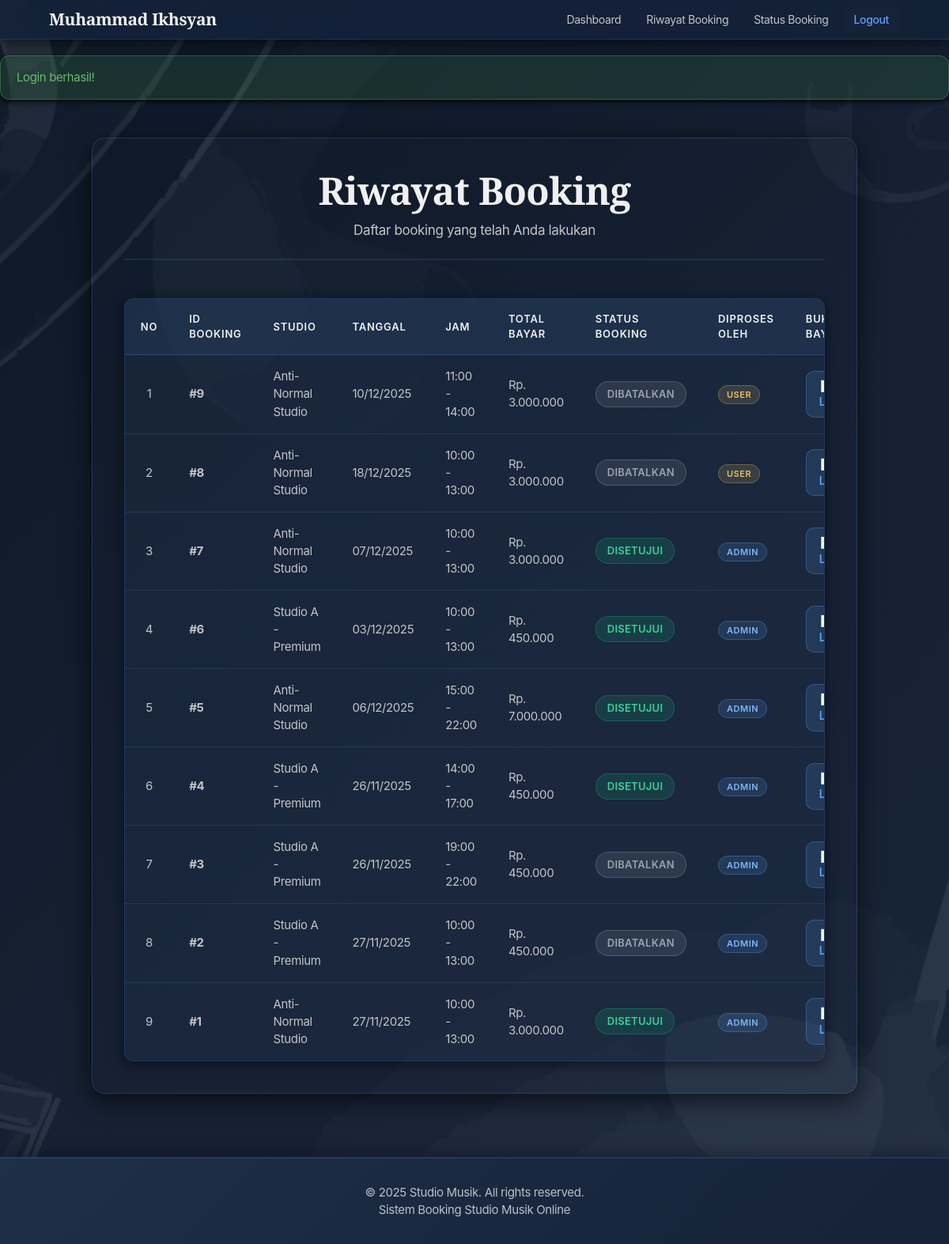
Screenshot of /public/index.php?url=user/riwayat (signed in) with the database file from the repository.
### tables this page shows
CREATE TABLE `booking` (
  `id_booking` int(11) NOT NULL,
  `id_user` int(11) NOT NULL,
  `id_studio` int(11) NOT NULL,
  `tanggal_main` date NOT NULL,
  `jam_mulai` time NOT NULL,
  `jam_selesai` time NOT NULL,
  `total_bayar` decimal(10,2) NOT NULL,
  `status_booking` enum('Menunggu Konfirmasi','Disetujui','Selesai','Dibatalkan','Ditolak') DEFAULT 'Menunggu Konfirmasi',
  `id_admin` int(11) DEFAULT NULL,
  `created_at` timestamp NULL DEFAULT current_timestamp(),
  `deleted_at` timestamp NULL DEFAULT NULL
);

CREATE TABLE `studios` (
  `id_studio` int(11) NOT NULL,
  `nama_studio` varchar(100) NOT NULL,
  `deskripsi` text DEFAULT NULL,
  `harga_per_jam` decimal(10,2) NOT NULL,
  `fasilitas` text DEFAULT NULL,
  `kapasitas` int(11) NOT NULL,
  `gambar` varchar(255) DEFAULT NULL,
  `status_ketersediaan` enum('Tersedia','Tidak Tersedia') DEFAULT 'Tersedia',
  `created_at` timestamp NULL DEFAULT current_timestamp()
);

### core/Controller.php (called while the page is built, shortened)
<?php
class Controller {
    public function view($view, $data = []) {
        extract($data);
        $viewFile = __DIR__ . "/../app/views/$view.php";
        require_once $viewFile;
    }
    public function model($model) {
        $file = __DIR__ . "/../app/models/$model.php";
        return new $model();
    }
}
?>

### app/controllers/UserController.php (called while the page is built, shortened)
<?php
require_once __DIR__ . '/../../core/Controller.php';
class UserController extends Controller {
    public function riwayat() {
        $paymentModel = $this->model('Payment');
        $bookings = $this->model('Booking')->getByUser($_SESSION['user']['id_user']);
        foreach ($bookings as &$booking) {
            $booking['payment'] = $paymentModel->getByBooking($booking['id_booking'])[0] ?? null;
        }
        $this->view('user/riwayat', ['user' => $_SESSION['user'], 'bookings' => $bookings, 'title' => 'Riwayat Booking']);
    }
}
?>

### config/Database.php (called while the page is built, shortened)
<?php
class Database {
    private $host = "localhost";
    private $db_name = "studio_music";
    private $username = "root";
    private $password = "";
    public function getConnection() {
        $this->conn = null;
        try {
            $this->conn = new PDO(
                "mysql:host=" . $this->host . ";dbname=" . $this->db_name,
                $this->username,
                $this->password
            );
            $this->conn->setAttribute(PDO::ATTR_ERRMODE, PDO::ERRMODE_EXCEPTION);
            $this->conn->exec("set names utf8");
        } catch(PDOException $e) {
            echo "Error Koneksi: " . $e->getMessage();
        }
        return $this->conn;
    }
}
?>

### core/Model.php (called while the page is built, shortened)
<?php
class Model {
    public function __construct() {
        require_once __DIR__ . '/../config/Database.php';
        $this->db = (new Database())->getConnection();
    }
}
?>

### app/models/Booking.php (called while the page is built, shortened)
<?php
require_once __DIR__ . '/../../core/Model.php';
class Booking extends Model {
    protected $table = 'booking';
    private function executeQuery($query, $params = []) {
        $stmt = $this->db->prepare($query);
        foreach ($params as $key => $value) {
            $stmt->bindValue($key, $value, is_int($value) ? PDO::PARAM_INT : PDO::PARAM_STR);
        }
        $stmt->execute();
        return $stmt;
    }
    public function getByUser($id_user) {
        return $this->executeQuery(
            "SELECT b.*, s.nama_studio, s.harga_per_jam, s.fasilitas, b.id_admin
             FROM {$this->table} b JOIN studios s ON b.id_studio = s.id_studio
             WHERE b.id_user = :id_user ORDER BY b.created_at DESC",
            [':id_user' => $id_user]
        )->fetchAll(PDO::FETCH_ASSOC);
    }
}
?>

### app/models/Payment.php (called while the page is built, shortened)
<?php
require_once __DIR__ . '/../../core/Model.php';
class Payment extends Model {
    protected $table = 'payments';
    public function getByBooking($id_booking) {
        $stmt = $this->db->prepare(
            "SELECT p.*, b.total_bayar FROM {$this->table} p
             JOIN booking b ON p.id_booking = b.id_booking
             WHERE p.id_booking = ? ORDER BY p.tanggal_pembayaran DESC"
        );
        $stmt->execute([$id_booking]);
        return $stmt->fetchAll(PDO::FETCH_ASSOC);
    }
}
?>

### app/views/user/riwayat.php (the view, shortened to what this page needs)
<?php include __DIR__ . '/../layouts/header.php'; ?>
<div class="riwayat-container">
    <div class="page-header">
        <h1>Riwayat Booking</h1>
        <p>Daftar booking yang telah Anda lakukan</p>
    </div>
    <div class="riwayat-content">
        <?php if (!empty($bookings)): ?>
            <div class="table-responsive">
                <table class="booking-table">
                    <thead>
                        <tr>
                            <th>No</th>
                            <th>ID Booking</th>
                            <th>Studio</th>
                            <th>Tanggal</th>
                            <th>Jam</th>
                            <th>Total Bayar</th>
                            <th>Status Booking</th>
                            <th>Diproses Oleh</th>
                            <th>Bukti Bayar</th>
                        </tr>
                    </thead>
                    <tbody>
                        <?php $no = 1; ?>
                        <?php foreach ($bookings as $booking): ?>
                            <tr>
                                <td><?= $no++ ?></td>
                                <td><strong>#<?= $booking['id_booking'] ?></strong></td>
                                <td><?= htmlspecialchars($booking['nama_studio']) ?></td>
                                <td><?= date('d/m/Y', strtotime($booking['tanggal_main'])) ?></td>
                                <td><?= date('H:i', strtotime($booking['jam_mulai'])) ?> - <?= date('H:i', strtotime($booking['jam_selesai'])) ?></td>
                                <td>Rp. <?= number_format($booking['total_bayar'], 0, ',', '.') ?></td>
                                <td>
                                    <span class="status-badge status-<?= strtolower(str_replace(' ', '-', $booking['status_booking'])) ?>">
                                        <?= htmlspecialchars($booking['status_booking']) ?>
                                    </span>
                                </td>
                                <td>
                                    <?php
                                    if ($booking['status_booking'] == 'Menunggu Konfirmasi') {
                                        echo '<span class="text-muted">-</span>';
                                    } elseif (!empty($booking['id_admin'])) {
                                        echo '<span class="badge-admin">Admin</span>';
                                    } else {
                                        echo '<span class="badge-user">User</span>';
                                    }
                                    ?>
                                </td>
                                <td>
                                    <?php if (isset($booking['payment']) && !empty($booking['payment']['bukti_pembayaran'])): ?>
                                        <a href="/Studio-Music/public/images/payments/<?= htmlspecialchars($booking['payment']['bukti_pembayaran']) ?>"
                                           target="_blank"
                                           class="btn-view-bukti">
                                            📄 Lihat
                                        </a>
                                    <?php else: ?>
                                        <span class="text-muted">Belum upload</span>
                                    <?php endif; ?>
                                </td>
                            </tr>
                        <?php endforeach; ?>
                    </tbody>
                </table>
            </div>
        <?php endif; ?>
    </div>
</div>
<?php include __DIR__ . '/../layouts/footer.php'; ?>

### public/css/style.css (style rules this page uses)
* { margin: 0; padding: 0; box-sizing: border-box; }
body { font-family: 'Segoe UI', Tahoma, Geneva, Verdana, sans-serif; color: #F0F0F0; min-height: 100vh; }
.page-header { text-align: center; margin-bottom: 40px; }
.page-header h1 { font-size: 36px; color: #F0F0F0; margin-bottom: 10px; font-family: 'Playfair Display', serif; font-weight: 700; }
.booking-container, .payment-container, .riwayat-container, .status-booking-container { background: linear-gradient(135deg, #1E2F47 0%, #182838 100%); border-radius: 20px; padding: 32px; box-shadow: 0 8px 32px rgba(0, 0, 0, 0.65); max-width: 90%; margin: 0 auto; border: 1px solid rgba(91, 163, 245, 0.2); }
.status-badge { padding: 6px 12px; border-radius: 20px; font-size: 12px; font-weight: 600; display: inline-block; text-transform: uppercase; letter-spacing: 0.02em; }
.status-disetujui { background: rgba(16, 185, 129, 0.15); color: #34D399; border: 1px solid rgba(16, 185, 129, 0.3); }
.status-dibatalkan { background: rgba(239, 68, 68, 0.15); color: #F87171; border: 1px solid rgba(239, 68, 68, 0.3); }
.table-responsive { overflow-x: auto; background: rgba(30, 47, 71, 0.5); border: 1px solid rgba(91, 163, 245, 0.15); border-radius: 12px; box-shadow: 0 4px 16px rgba(0, 0, 0, 0.5); margin: 0; }
.booking-table { width: 100%; border-collapse: collapse; }
.booking-table thead { background: rgba(91, 163, 245, 0.08); border-bottom: 1px solid rgba(91, 163, 245, 0.2); }
.booking-table th { padding: 16px 20px; text-align: left; font-weight: 600; font-size: 13px; color: #F0F0F0; text-transform: uppercase; letter-spacing: 0.06em; }
.booking-table th:first-child, .booking-table th:last-child { text-align: center; }
.booking-table td { padding: 16px 20px; border-bottom: 1px solid rgba(45, 69, 99, 0.3); font-size: 15px; color: #C4C4C4; font-weight: 400; vertical-align: middle; }
.booking-table td:first-child, .booking-table td:last-child { text-align: center; }
.booking-table tbody tr:last-child td { border-bottom: none; }

### rows the page displays
booking: id_booking "9", id_studio.nama_studio "Anti-Normal Studio", tanggal_main "10/12/2025", jam_mulai "11:00", jam_selesai "14:00", total_bayar "3.000.000", status_booking "DIBATALKAN", shows "USER"
booking: id_booking "8", id_studio.nama_studio "Anti-Normal Studio", tanggal_main "18/12/2025", jam_mulai "10:00", jam_selesai "13:00", total_bayar "3.000.000", status_booking "DIBATALKAN", shows "USER"
booking: id_booking "7", id_studio.nama_studio "Anti-Normal Studio", tanggal_main "07/12/2025", jam_mulai "10:00", jam_selesai "13:00", total_bayar "3.000.000", status_booking "DISETUJUI", shows "ADMIN"
booking: id_booking "6", id_studio.nama_studio "Studio A - Premium", tanggal_main "03/12/2025", jam_mulai "10:00", jam_selesai "13:00", total_bayar "450.000", status_booking "DISETUJUI", shows "ADMIN"
booking: id_booking "5", id_studio.nama_studio "Anti-Normal Studio", tanggal_main "06/12/2025", jam_mulai "15:00", jam_selesai "22:00", total_bayar "7.000.000", status_booking "DISETUJUI", shows "ADMIN"
booking: id_booking "4", id_studio.nama_studio "Studio A - Premium", tanggal_main "26/11/2025", jam_mulai "14:00", jam_selesai "17:00", total_bayar "450.000", status_booking "DISETUJUI", shows "ADMIN"
booking: id_booking "3", id_studio.nama_studio "Studio A - Premium", tanggal_main "26/11/2025", jam_mulai "19:00", jam_selesai "22:00", total_bayar "450.000", status_booking "DIBATALKAN", shows "ADMIN"
booking: id_booking "2", id_studio.nama_studio "Studio A - Premium", tanggal_main "27/11/2025", jam_mulai "10:00", jam_selesai "13:00", total_bayar "450.000", status_booking "DIBATALKAN", shows "ADMIN"
booking: id_booking "1", id_studio.nama_studio "Anti-Normal Studio", tanggal_main "27/11/2025", jam_mulai "10:00", jam_selesai "13:00", total_bayar "3.000.000", status_booking "DISETUJUI", shows "ADMIN"

### other values shown
$user['nama'] "Muhammad Ikhsyan"
$flash['message'] "Login berhasil!"
